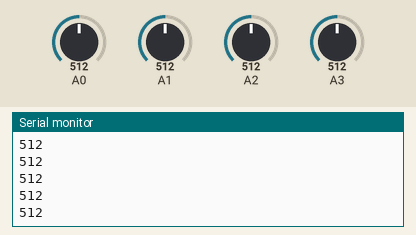
Bench run of a sketch on a simulated Arduino Uno, built with avr-gcc and run on an emulated ATmega328P. Parts: the last lines printed to the serial monitor. Inputs (shaded band) come from the test bench; at power-on: A0 = 512, A1 = 512, A2 = 512, A3 = 512.

Above: at 1.2 s.
1.3 s: A0 set to 610
2.8 s: A1 set to 650
At 2.92 s:
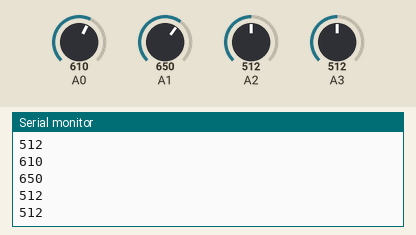
4.3 s: A2 set to 690
At 4.45 s:
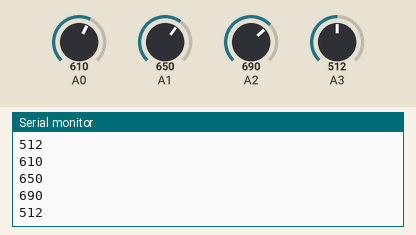
5.8 s: A3 set to 716
At 5.98 s:
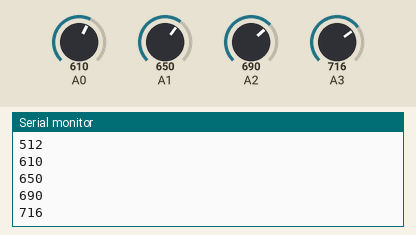
7.3 s: A0 set to 590
8.8 s: A1 set to 630
At 8.94 s:
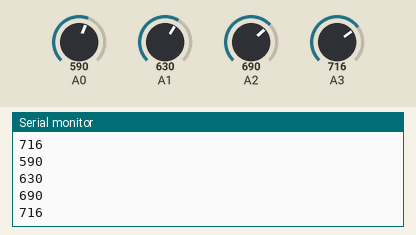
Timing chart, 0 to 11.3 s (numbered marks = the images above; inputs shaded):
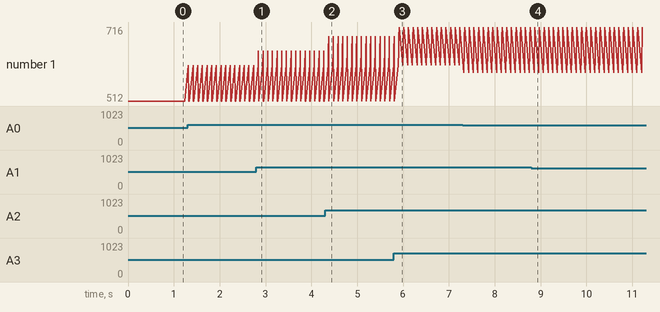

Measured:
- after the input at 2.8 s, the serial monitor: prints a new line after 0.05 s (image 1)
- after the input at 4.3 s, the serial monitor: prints a new line after 0.08 s (image 2)
- after the input at 5.8 s, the serial monitor: prints a new line after 0.11 s (image 3)
- after the input at 8.8 s, the serial monitor: prints a new line after 0.06 s (image 4)
- plotted number 1: 650 → 716 after the input at 5.8 s

The sketch:

this_is_master__1_.ino
```cpp
#include <SoftwareSerial.h>

SoftwareSerial BTSerial(10, 11);

int state = 0;
int pot1=0,pot2=0,pot3=0,pot4=0;
void setup()
{
 Serial.begin(9600);
  BTSerial.begin(38400);
  //pinMode(ledPin, OUTPUT);
  //digitalWrite(ledPin, LOW);
  //digitalWrite(buttonPin, HIGH);
}

void loop()
{
 /*if(BTSerial.available() > 0)
 {
    // Checks whether data is comming from the serial port
    state = BTSerial.read(); // Reads the data from the serial port
 } */
 char s;
 pot1 = analogRead(A0);
 pot2=analogRead(A1);
  pot3=analogRead(A2);
   pot4=analogRead(A3);
   if(pot1>600&&pot1<=620)
     BTSerial.write('a');
   else if(pot1>620&&pot1<=640)
     BTSerial.write('b');
   else if(pot1>640&&pot1<=660)
     BTSerial.write('c');
   else if(pot1>660&&pot1<=680)
     BTSerial.write('d');
   else if(pot1>680)
     BTSerial.write('e');


   if(pot2>600&&pot2<=620)
     BTSerial.write('f');
   else if(pot2>620&&pot2<=640)
     BTSerial.write('g');
   else if(pot2>640&&pot2<=660)
     BTSerial.write('h');
   else if(pot2>660&&pot2<=680)
     BTSerial.write('i');
   else if(pot2>680)
     BTSerial.write('j');

   if(pot3>600&&pot3<=620)
     BTSerial.write('k');
   else if(pot3>620&&pot3<=640)
     BTSerial.write('l');
   else if(pot3>640&&pot3<=660)
     BTSerial.write('m');
   else if(pot3>660&&pot3<=680)
     BTSerial.write('n');
   else if(pot3>680)
     BTSerial.write('o');

   if(pot4>600&&pot4<=620)
     BTSerial.write('p');
   else if(pot4>620&&pot4<=640)
     BTSerial.write('q');
   else if(pot4>640&&pot4<=660)
     BTSerial.write('r');
   else if(pot4>660&&pot4<=680)
     BTSerial.write('s');
   else if(pot4>680)
     BTSerial.write('t');
  if(pot1<600&&pot2<600&&pot3<600&&pot4<600)
   {
       BTSerial.write('z');
   }

   Serial.println(pot1);
   Serial.println(pot2);
   Serial.println(pot3);
   Serial.println(pot4);

delay(100);
}
```
